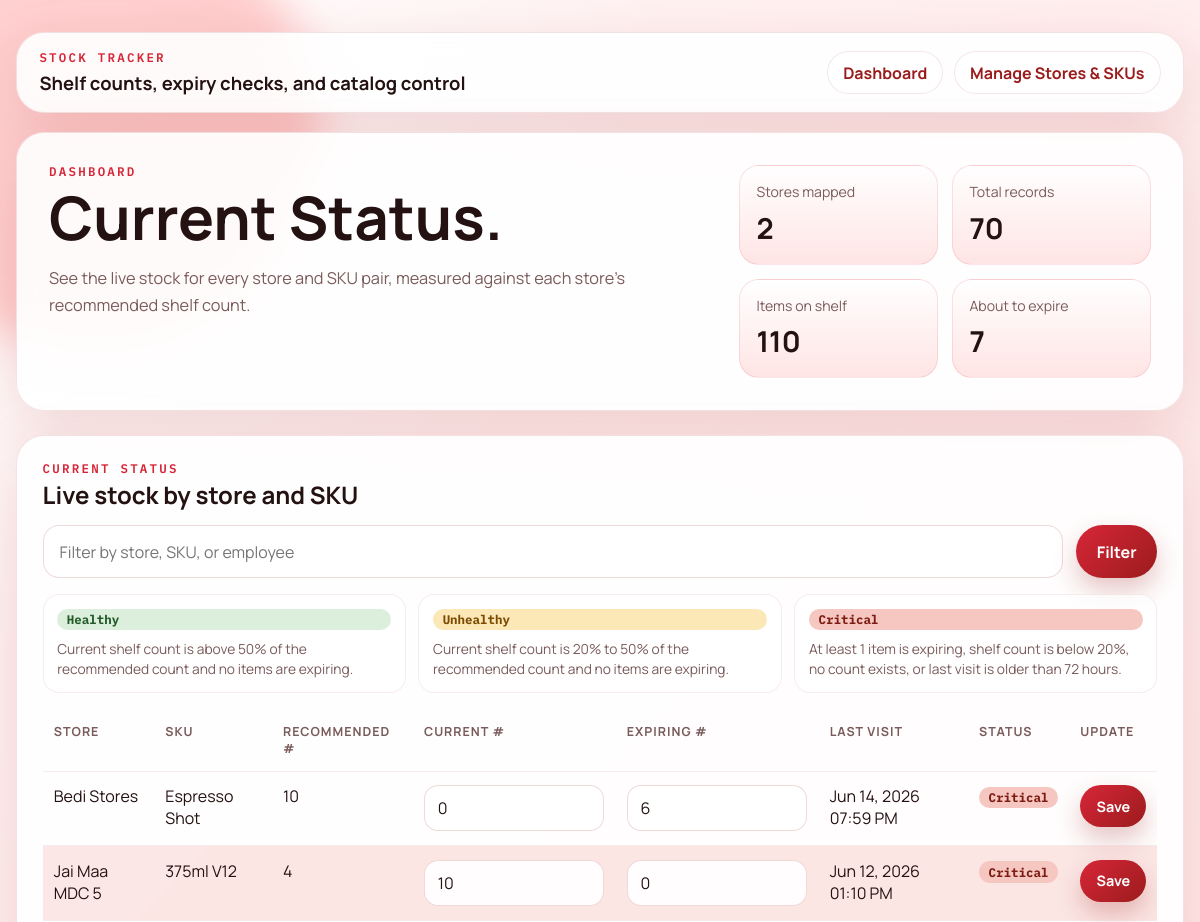
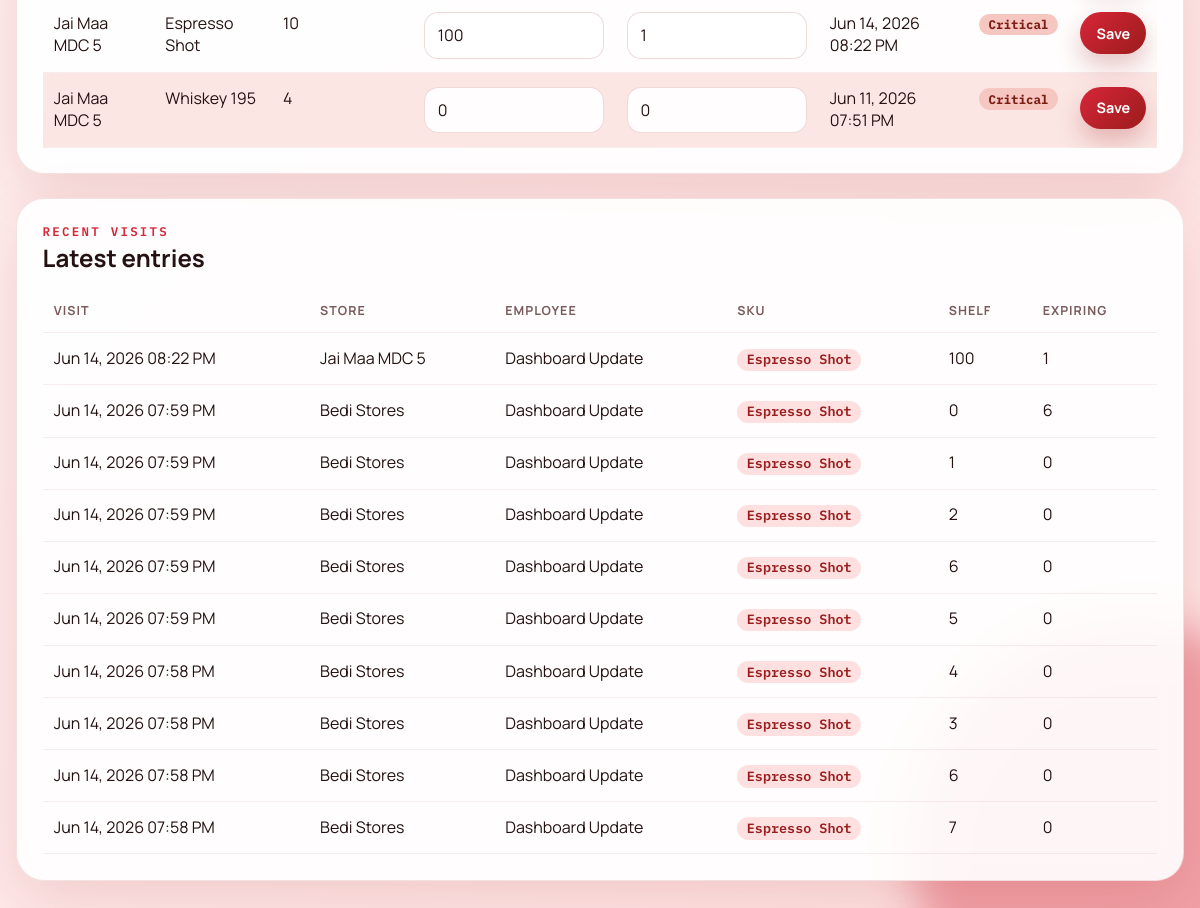
Page /dashboard on the earlier database version (2 pictures, top to bottom).
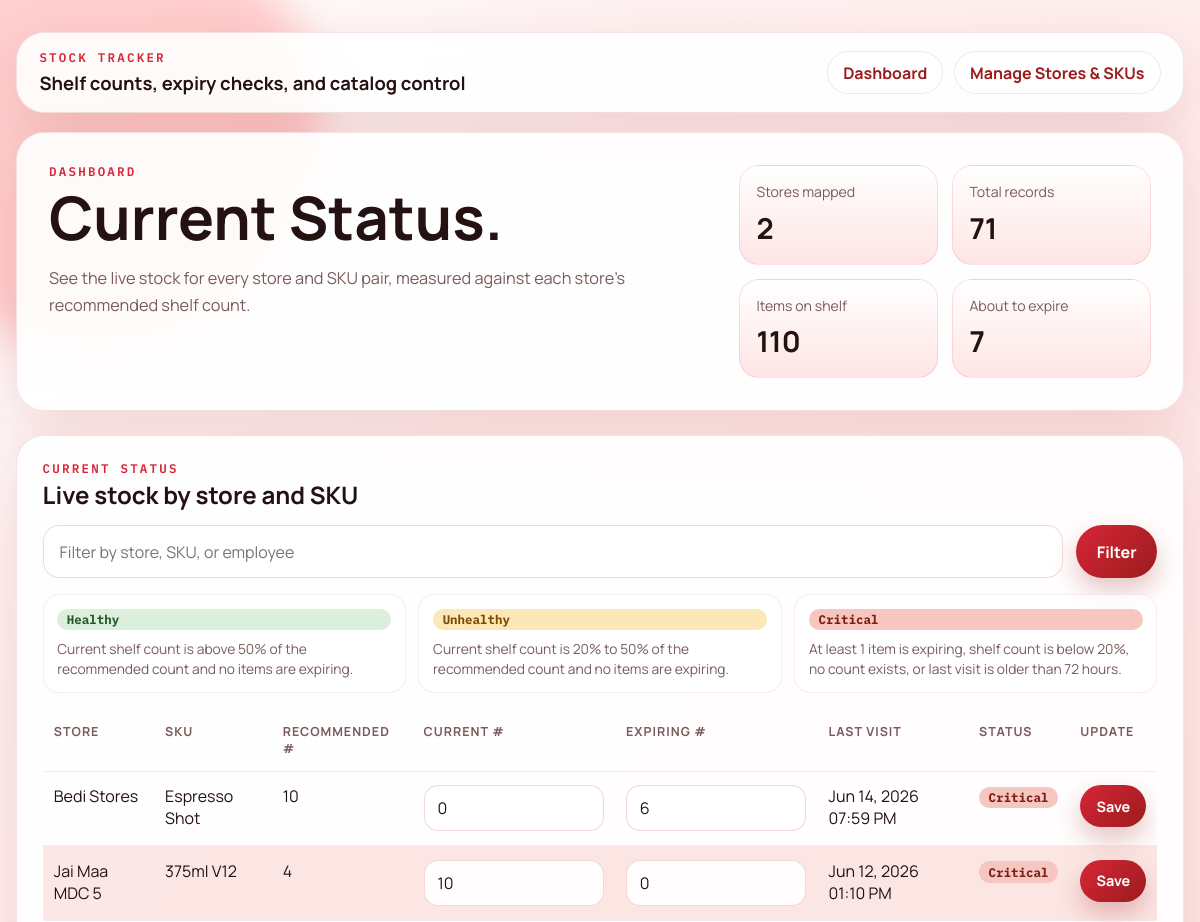
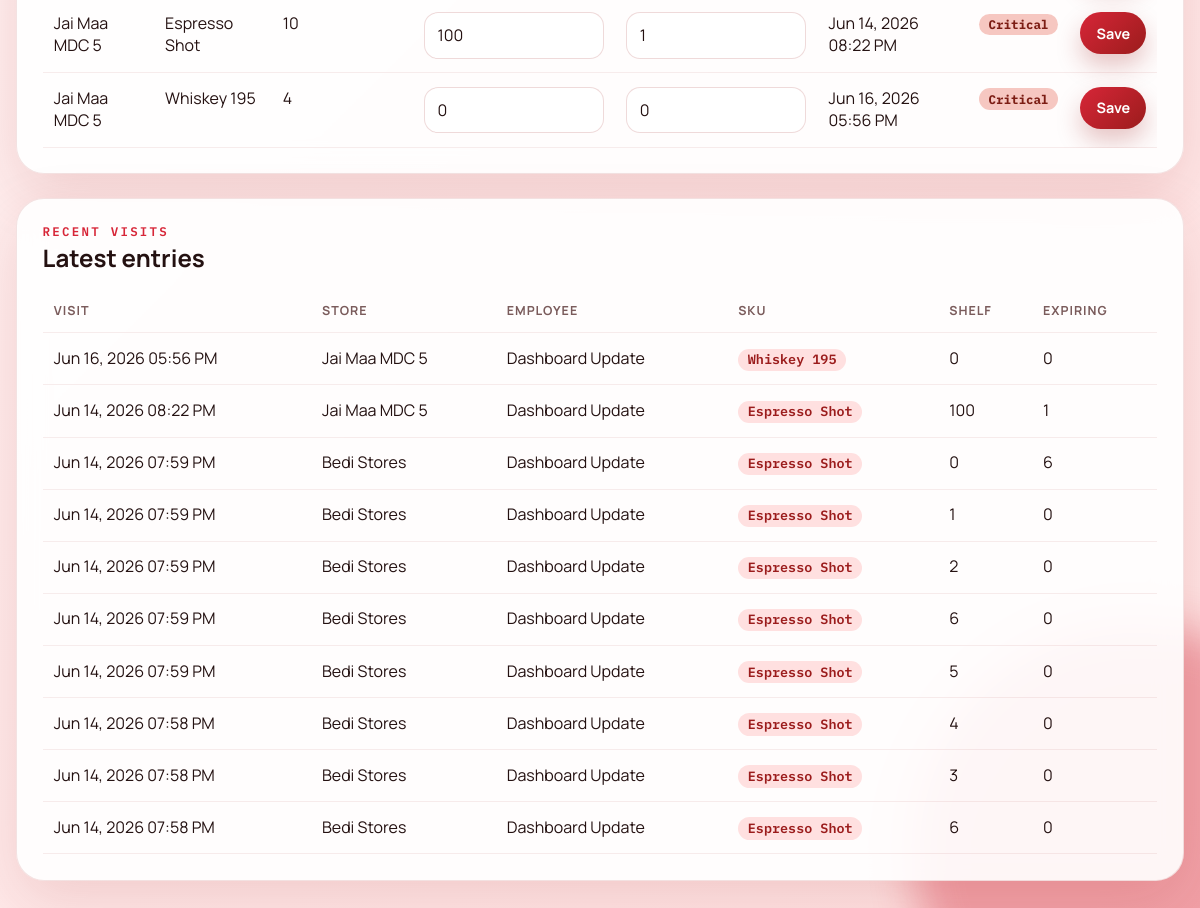
Same page on the later database version (2 pictures, top to bottom).
### tables this page shows
CREATE TABLE stock_visits (
                id INTEGER PRIMARY KEY AUTOINCREMENT,
                store_name TEXT NOT NULL,
                employee_name TEXT NOT NULL,
                sku TEXT NOT NULL,
                shelf_count INTEGER NOT NULL CHECK (shelf_count >= 0),
                expiring_count INTEGER NOT NULL CHECK (expiring_count >= 0),
                notes TEXT,
                created_at TEXT NOT NULL DEFAULT CURRENT_TIMESTAMP
            );

CREATE TABLE stores (
                id INTEGER PRIMARY KEY AUTOINCREMENT,
                name TEXT NOT NULL UNIQUE
            );

CREATE TABLE skus (
                id INTEGER PRIMARY KEY AUTOINCREMENT,
                name TEXT NOT NULL UNIQUE
            );

CREATE TABLE store_skus (
                id INTEGER PRIMARY KEY AUTOINCREMENT,
                store_id INTEGER NOT NULL,
                sku_id INTEGER NOT NULL, recommended_count INTEGER NOT NULL DEFAULT 10 CHECK (recommended_count > 0),
                UNIQUE(store_id, sku_id)
            );

### app.py (the view)
@app.route("/dashboard", methods=["GET"])
def dashboard():
    db = get_db()
    cleanup_old_visits(db)
    db.commit()
    search = request.args.get("search", "").strip()
    current_status_rows = fetch_current_status_rows(search)
    recent_visits = db.execute(
        """
        SELECT id, store_name, employee_name, sku, shelf_count, expiring_count, notes, created_at
        FROM stock_visits
        ORDER BY datetime(created_at) DESC, id DESC
        LIMIT 10
        """
    ).fetchall()
    stores = db.execute("SELECT id, name FROM stores ORDER BY name COLLATE NOCASE").fetchall()
    skus = db.execute("SELECT id, name FROM skus ORDER BY name COLLATE NOCASE").fetchall()
    summary = {
        "stores": db.execute("SELECT COUNT(*) FROM stores").fetchone()[0],
        "records": db.execute("SELECT COUNT(*) FROM stock_visits").fetchone()[0],
        "shelf_total": sum((row["shelf_count"] or 0) for row in current_status_rows),
        "expiring_total": sum((row["expiring_count"] or 0) for row in current_status_rows),
        "stores_active": len(stores),
        "skus_active": len(skus),
        "mapped_skus": db.execute("SELECT COUNT(*) FROM store_skus").fetchone()[0],
    }
    return render_template(
        "index.html",
        current_status_rows=current_status_rows,
        recent_visits=recent_visits,
        summary=summary,
        search=search,
        stores=stores,
        skus=skus,
    )

### app.py (called while the page is built)
def cleanup_old_visits(connection: sqlite3.Connection) -> None:
    connection.execute("DELETE FROM stock_visits WHERE datetime(created_at) < datetime('now', '-7 days')")

def get_db() -> sqlite3.Connection:
    if "db" not in g:
        INSTANCE_DIR.mkdir(parents=True, exist_ok=True)
        connection = sqlite3.connect(DATABASE_PATH)
        connection.row_factory = sqlite3.Row
        g.db = connection
    return g.db

@app.template_filter("datetime_display")
def datetime_display(value: str) -> str:
    if not value:
        return "—"
    try:
        parsed = datetime.fromisoformat(value)
    except (TypeError, ValueError):
        return str(value)
    return parsed.strftime("%b %d, %Y %I:%M %p")

def is_visit_stale(last_visit: str | None) -> bool:
    if not last_visit:
        return True
    try:
        parsed = datetime.fromisoformat(last_visit)
    except (TypeError, ValueError):
        return True
    now = datetime.now(UTC).replace(tzinfo=None)
    return now - parsed > timedelta(hours=72)

def get_status(
    shelf_count: int | None,
    expiring_count: int | None,
    recommended_count: int,
    last_visit: str | None,
) -> str:
    if shelf_count is None or expiring_count is None:
        return "Critical"
    if expiring_count >= 1:
        return "Critical"
    if is_visit_stale(last_visit):
        return "Critical"
    if shelf_count < recommended_count * 0.2:
        return "Critical"
    if shelf_count <= recommended_count * 0.5:
        return "Unhealthy"
    return "Healthy"

### templates/index.html (shortened to what this page needs)
{% extends "base.html" %}
{% block content %}
<section class="hero card">
  <div>
    <p class="eyebrow">Dashboard</p>
    <h1>Current Status.</h1>
    <p class="hero-copy">See the live stock for every store and SKU pair, measured against each store's recommended shelf count.</p>
  </div>
  <div class="hero-stats">
    <div class="stat">
      <span>Stores mapped</span>
      <strong data-summary-key="stores">{{ summary.stores }}</strong>
    </div>
    <div class="stat">
      <span>Total records</span>
      <strong data-summary-key="records">{{ summary.records }}</strong>
    </div>
    <div class="stat">
      <span>Items on shelf</span>
      <strong data-summary-key="shelf_total">{{ summary.shelf_total }}</strong>
    </div>
    <div class="stat">
      <span>About to expire</span>
      <strong data-summary-key="expiring_total">{{ summary.expiring_total }}</strong>
    </div>
  </div>
</section>
<section class="dashboard-layout">
  <article class="card list-card">
    <div class="section-heading">
      <p class="eyebrow">Current Status</p>
      <h2>Live stock by store and SKU</h2>
    </div>
    <form method="get" class="search-bar">
      <input type="text" name="search" value="{{ search }}" placeholder="Filter by store, SKU, or employee">
      <button type="submit">Filter</button>
    </form>
    <div class="status-note" aria-label="Status color conditions">
      <div class="status-note-item">
        <span class="status-pill status-healthy">Healthy</span>
        <p>Current shelf count is above 50% of the recommended count and no items are expiring.</p>
      </div>
      <div class="status-note-item">
        <span class="status-pill status-unhealthy">Unhealthy</span>
        <p>Current shelf count is 20% to 50% of the recommended count and no items are expiring.</p>
      </div>
      <div class="status-note-item">
        <span class="status-pill status-critical">Critical</span>
        <p>At least 1 item is expiring, shelf count is below 20%, no count exists, or last visit is older than 72 hours.</p>
      </div>
    </div>
    <div class="table-wrap">
      <table>
        <thead>
          <tr>
            <th>Store</th>
            <th>SKU</th>
            <th>Recommended #</th>
            <th>Current #</th>
            <th>Expiring #</th>
            <th>Last visit</th>
            <th>Status</th>
            <th>Update</th>
          </tr>
        </thead>
        <tbody>
          {% for row in current_status_rows %}
          {% set row_form_id = "status-form-%s-%s"|format(row.store_id, row.sku_id) %}
          <tr data-store-id="{{ row.store_id }}" data-sku-id="{{ row.sku_id }}" class="{{ 'stale-row' if row.is_stale else '' }}">
            <td data-label="Store">{{ row.store_name }}</td>
            <td data-label="SKU">{{ row.sku_name }}</td>
            <td data-label="Recommended">{{ row.recommended_count }}</td>
            <td data-label="Current">
              <input class="inline-number" type="number" min="0" name="shelf_count" form="{{ row_form_id }}" value="{{ row.shelf_count if row.shelf_count is not none else 0 }}" placeholder="0">
            </td>
            <td data-label="Expiring">
              <input class="inline-number" type="number" min="0" name="expiring_count" form="{{ row_form_id }}" value="{{ row.expiring_count if row.expiring_count is not none else 0 }}" placeholder="0">
            </td>
            <td data-label="Last visit">{{ row.last_visit | datetime_display }}</td>
            <td data-label="Status"><span class="status-pill status-{{ row.status|lower }}">{{ row.status }}</span></td>
            <td data-label="Update">
              <form id="{{ row_form_id }}" action="{{ url_for('record_visit') }}" method="post" class="inline-status-form">
                <button type="button" class="inline-save" onclick="submitInlineForm('{{ row_form_id }}')">Save</button>
              </form>
            </td>
          </tr>
          {% else %}
          <tr class="empty-row">
            <td colspan="8" class="empty-state">No store-SKU mappings yet. Add assignments in Manage to see live status here.</td>
          </tr>
          {% endfor %}
        </tbody>
      </table>
    </div>
  </article>
  <article class="card list-card full-span">
    <div class="section-heading">
      <p class="eyebrow">Recent visits</p>
      <h2>Latest entries</h2>
    </div>
    <div class="table-wrap">
      <table>
        <thead>
          <tr>
            <th>Visit</th>
            <th>Store</th>
            <th>Employee</th>
            <th>SKU</th>
            <th>Shelf</th>
            <th>Expiring</th>
          </tr>
        </thead>
        <tbody>
          {% for row in recent_visits %}
          <tr>
            <td data-label="Visit">{{ row.created_at | datetime_display }}</td>
            <td data-label="Store">{{ row.store_name }}</td>
            <td data-label="Employee">{{ row.employee_name }}</td>
            <td data-label="SKU"><span class="mono-pill">{{ row.sku }}</span></td>
            <td data-label="Shelf">{{ row.shelf_count }}</td>
            <td data-label="Expiring">{{ row.expiring_count }}</td>
          </tr>
          {% else %}
          <tr class="empty-row">
            <td colspan="6" class="empty-state">No recent visits to show.</td>
          </tr>
          {% endfor %}
        </tbody>
      </table>
    </div>
  </article>
</section>
{% endblock %}

### templates/base.html (shortened to what this page needs)
<!doctype html>
<html lang="en">
  <head>
    <link rel="stylesheet" href="{{ url_for('static', filename='styles.css') }}">
  </head>
  <body>
    <main class="shell">
      <header class="topbar card">
        <div>
          <p class="eyebrow">Stock Tracker</p>
          <h2 class="brand-title">Shelf counts, expiry checks, and catalog control</h2>
        </div>
        <nav class="nav-links">
          <a href="{{ url_for('dashboard') }}">Dashboard</a>
          <a href="{{ url_for('manage') }}">Manage Stores & SKUs</a>
        </nav>
      </header>
      {% block content %}{% endblock %}
    </main>
  </body>
</html>

Differences in the rows shown:
no longer on this page (row unchanged): stock_visits: store_name "Jai Maa MDC 5", sku_name "Whiskey 195", recommended_count "4", shelf_count "0", expiring_count "0", last_visit "Jun 11, 2026 07:51 PM", status "Critical", shown under "Live stock by store and SKU"
no longer on this page (row unchanged): stock_visits: created_at "Jun 14, 2026 07:58 PM", store_name "Bedi Stores", employee_name "Dashboard Update", sku "Espresso Shot", shelf_count "7", expiring_count "0", shown under "Latest entries"
added stock_visits: store_name "Jai Maa MDC 5", sku_name "Whiskey 195", recommended_count "4", shelf_count "0", expiring_count "0", last_visit "Jun 16, 2026 05:56 PM", status "Critical", created_at "Jun 16, 2026 05:56 PM", employee_name "Dashboard Update", sku "Whiskey 195"
Other differences:
{{ summary.records }}: "70" → "71"
